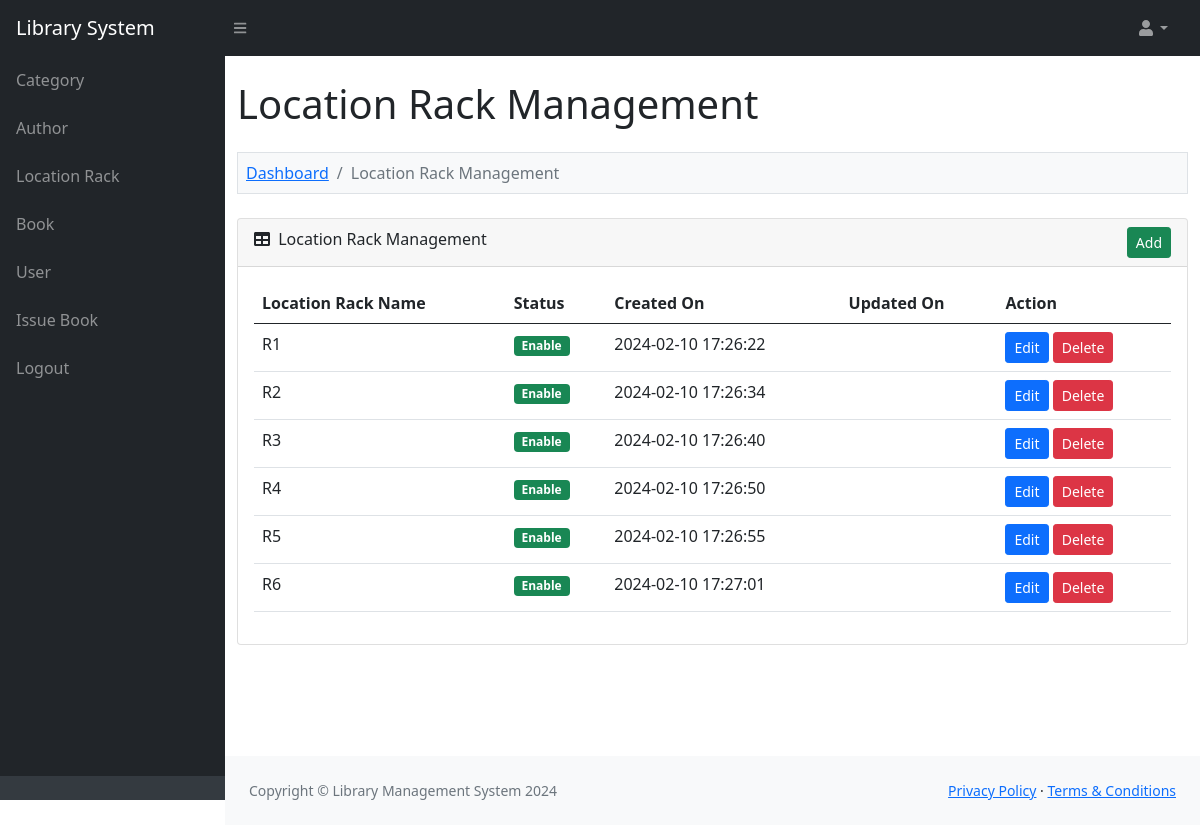
The app's page /admin/location_rack.php (signed in), older data.
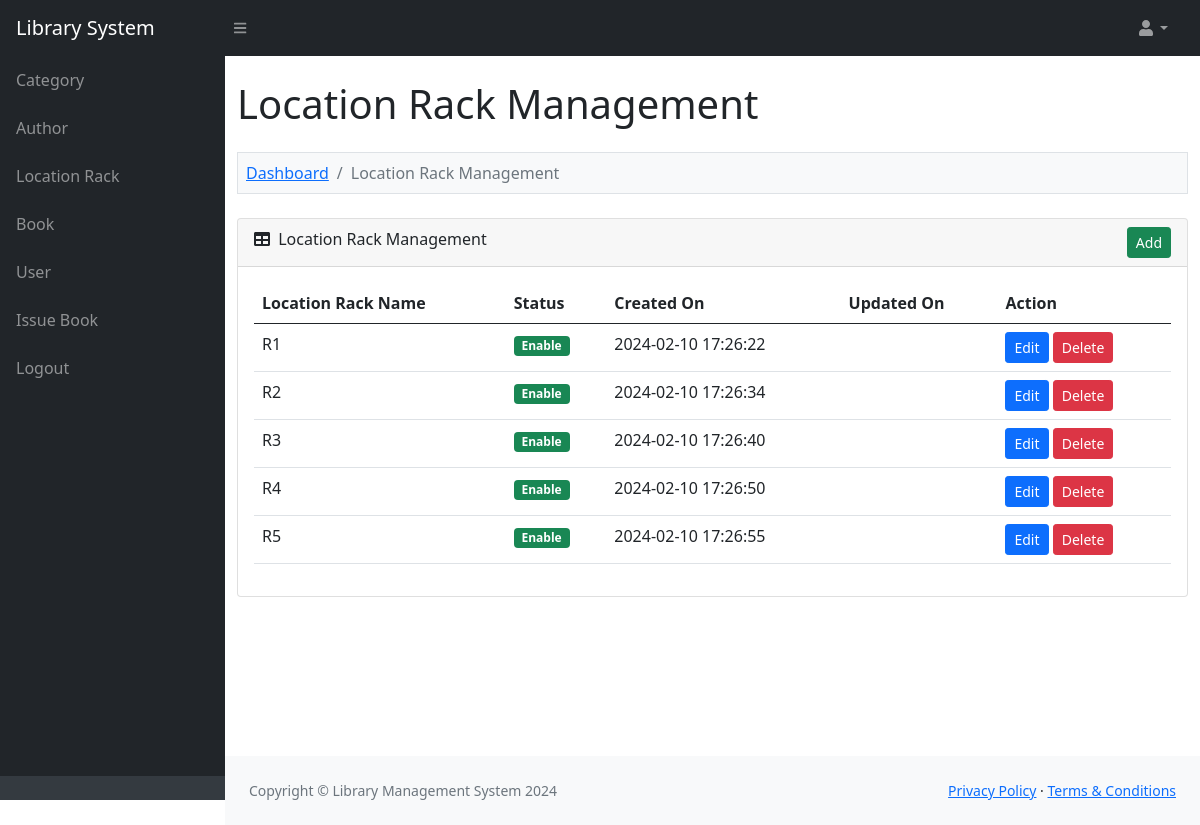
The same page, newer data.
### tables this page shows
CREATE TABLE `lms_location_rack` (
  `location_rack_id` int(11) NOT NULL,
  `location_rack_name` varchar(200) NOT NULL,
  `location_rack_status` enum('Enable','Disable') NOT NULL,
  `location_rack_created_on` varchar(30) NOT NULL,
  `location_rack_updated_on` varchar(30) NOT NULL
);

### function.php (called while the page is built, shortened)
<?php
function convert_data($string, $action = 'encrypt')
{
	$encrypt_method = "AES-256-CBC";
	$secret_key = 'AA74CDCC2BBRT935136HH7B63C27';
	$secret_iv = '5fgf5HJ5g27';
	$key = hash('sha256', $secret_key);
	$iv = substr(hash('sha256', $secret_iv), 0, 16);
	if ($action == 'encrypt')
	{
		$output = openssl_encrypt($string, $encrypt_method, $key, 0, $iv);
	    $output = base64_encode($output);
	}
	else if ($action == 'decrypt')
	{
		$output = openssl_decrypt(base64_decode($string), $encrypt_method, $key, 0, $iv);
	}
	return $output;
}
?>

### admin/location_rack.php (the view, shortened to what the changed rows need)
<?php
include '../database_connection.php';
include '../function.php';
$error = '';
$query = "
	SELECT * FROM lms_location_rack
    ORDER BY location_rack_name ASC
";
$statement = $connect->prepare($query);
$statement->execute();
include '../header.php';
?>
<div class="container-fluid py-4" style="min-height: 700px;">
	<h1>Location Rack Management</h1>
	<?php
	if(isset($_GET["action"]))
	{
		if($_GET["action"] == 'add')
		{
		?>
	<ol class="breadcrumb mt-4 mb-4 bg-light p-2 border">
		<li class="breadcrumb-item"><a href="index.php">Dashboard</a></li>
		<li class="breadcrumb-item"><a href="category.php">Location Rack Management</a></li>
		<li class="breadcrumb-item active">Add Location Rack</li>
	</ol>
	<div class="row">
		<div class="col-md-6">
			<?php
			if($error != '')
			{
				echo '
				<div class="alert alert-danger alert-dismissible fade show" role="alert"><ul class="list-unstyled">'.$error.'</ul> <button type="button" class="btn-close" data-bs-dismiss="alert" aria-label="Close"></button></div>
				';
			}
			?>
			<div class="card mb-4">
				<div class="card-header">
					<i class="fas fa-user-plus"></i> Add New Location Rack
                </div>
                <div class="card-body">
                	<form method="post">
                		<div class="mb-3">
                			<label class="form-label">Location Rack Name</label>
                			<input type="text" name="location_rack_name" id="location_rack_name" class="form-control" />
                		</div>
                		<div class="mt-4 mb-0">
                			<input type="submit" name="add_location_rack" class="btn btn-success" value="Add" />
                		</div>
                	</form>
                </div>
            </div>
		</div>
	</div>
		<?php
		}
		else if($_GET["action"] == 'edit')
		{
			$location_rack_id = convert_data($_GET["code"], 'decrypt');
			if($location_rack_id > 0)
			{
				$query = "
				SELECT * FROM lms_location_rack
                WHERE location_rack_id = '$location_rack_id'
				";
				$location_rack_result = $connect->query($query);
				foreach($location_rack_result as $location_rack_row)
				{
	?>
	<ol class="breadcrumb mt-4 mb-4 bg-light p-2 border">
		<li class="breadcrumb-item"><a href="index.php">Dashboard</a></li>
        <li class="breadcrumb-item"><a href="location_rack.php">Location Rack Management</a></li>
        <li class="breadcrumb-item active">Edit Location Rack</li>
    </ol>
    <div class="row">
    	<div class="col-md-6">
    		<div class="card mb-4">
    			<div class="card-header">
    				<i class="fas fa-user-edit"></i> Edit Location Rack Details
                </div>
                <div class="card-body">
                	<form method="post">
                		<div class="mb-3">
                			<label class="form-label">Location Rack Name</label>
                			<input type="text" name="location_rack_name" id="location_rack_name" class="form-control" value="<?php echo $location_rack_row["location_rack_name"]; ?>" />
                		</div>
                		<div class="mt-4 mb-0">
                			<input type="hidden" name="location_rack_id" value="<?php echo $_GET['code']; ?>" />
                			<input type="submit" name="edit_location_rack" class="btn btn-primary" value="Edit" />
                		</div>
                	</form>
                </div>
            </div>
    	</div>
    </div>
	<?php
				}
			}
		}
	}
	else
	{
	?>
	<div class="card mb-4">
		<div class="card-body">
			<table id="datatablesSimple" class="table">
				<thead>
					<tr>
						<th>Location Rack Name</th>
                        <th>Status</th>
                        <th>Created On</th>
                        <th>Updated On</th>
                        <th>Action</th>
					</tr>
				</thead>
				<tbody>
				<?php
				if($statement->rowCount() > 0)
				{
					foreach($statement->fetchAll() as $row)
					{
						$location_rack_status = '';
						if($row['location_rack_status'] == 'Enable')
						{
							$location_rack_status = '<div class="badge bg-success">Enable</div>';
						}
						else
						{
							$location_rack_status = '<div class="badge bg-danger">Disable</div>';
						}
						echo '
						<tr>
							<td>'.$row["location_rack_name"].'</td>
							<td>'.$location_rack_status.'</td>
							<td>'.$row["location_rack_created_on"].'</td>
							<td>'.$row["location_rack_updated_on"].'</td>
							<td>
								<a href="location_rack.php?action=edit&code='.convert_data($row["location_rack_id"]).'" class="btn btn-sm btn-primary">Edit</a>
								<button type="button" name="delete_button" class="btn btn-danger btn-sm" onclick="delete_cat(`'.$row["location_rack_id"].'`)">Delete</button>
							</td>
						</tr>
						';
					}
				}
				else
				{
					echo '
					<tr>
						<td colspan="5" class="text-center">No Data Found</td>
					</tr>
					';
				}
				?>
				</tbody>
			</table>
		</div>
	</div>
	<?php
	}
	?>
</div>
<?php
include '../footer.php';
?>

Row changes from the older to the newer data that the page shows:
removed lms_location_rack: location_rack_name "R6", location_rack_status "Enable", location_rack_created_on "2024-02-10 17:27:01"
